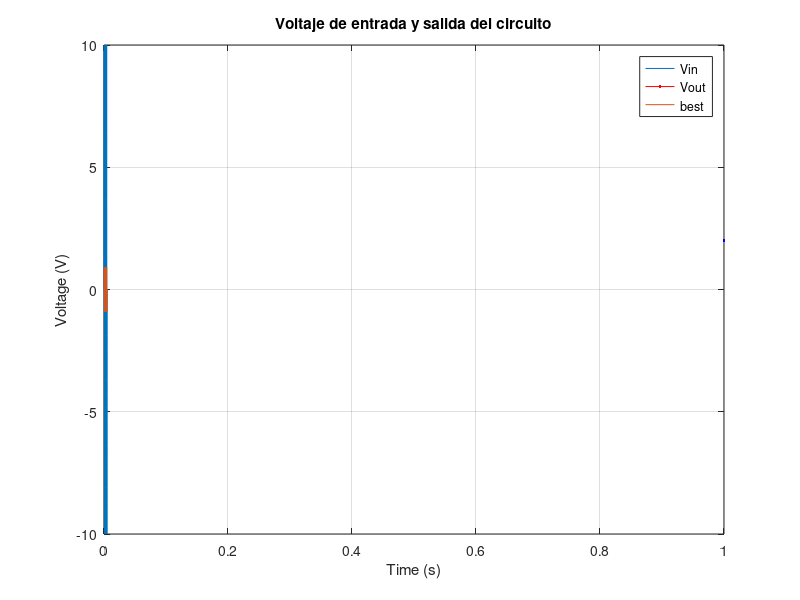

Reproduce this figure in MATLAB.
clear; close all; clc;

% Variables
R1 = 1000;
R2 = 1000;
R3 = 500;
R4 = 500;

Req = 1/(1/(R4+R2)+1/500);

t = 0:0.01e-3:5e-3;
f = 1000; 

% Cálculos
Vin = 10.*sin(2 .* pi .* f .* t);
Vx = Vin .* (Req/(Req+R1)); % Voltaje que alimenta la segunda malla del circuito
Vout = Vx .* (R4/(R4+R2)); % Voltaje de salida

disp(max(Vout));
disp(max(Vin));

% Resultados
plot(t, Vin, LineWidth=2, Color='r');
hold on;
plot(t, Vout, LineWidth=2, Color='b');

legend("Vin", "Vout", Location="best");
xlabel('Time (s)');
ylabel('Voltage (V)');
title('Voltaje de entrada y salida del circuito');

grid on;
